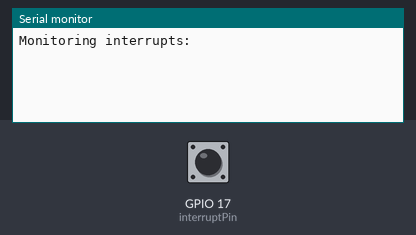
The sketch below on a simulated ESP32. Shown: the last lines printed to the serial monitor. The test bench sets the inputs (shaded band); at power-on: GPIO 17 (interruptPin) HIGH.

Above: at 1.2 s.
1.3 s: GPIO 17 (interruptPin) pulled LOW for 0.15 s
At 1.8 s:
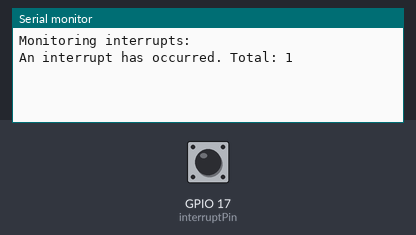
2.9 s: GPIO 17 (interruptPin) pulled LOW for 1 s
At 4.2 s:
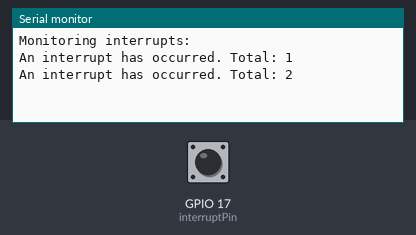
5.4 s: GPIO 17 (interruptPin) pulled LOW for 0.15 s
At 6.1 s:
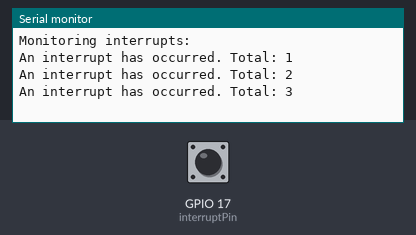

The sketch:

sketch_aug29a.ino
```cpp
/* Inside the attached function, delay() won’t work and the value
 * returned by millis() will not increment. Serial data received
 * while in the function may be lost. You should declare as volatile
 * any variables that you modify within the attached function.
 * See the section on ISRs below for more information
 */

#define interruptPin  17
volatile int interruptCounter = 0;
int numberOfInterrupts = 0;
portMUX_TYPE mux = portMUX_INITIALIZER_UNLOCKED;


void IRAM_ATTR handleInterrupt() {
  portENTER_CRITICAL_ISR(&mux);
  interruptCounter++;
  //delay(1);       //delay wont work as millis() don't increase
  portEXIT_CRITICAL_ISR(&mux);
}


void setup() {
  // put your setup code here, to run once:
  Serial.begin(115200);
  Serial.println("Monitoring interrupts: ");
  pinMode(interruptPin, INPUT_PULLUP);
  attachInterrupt(digitalPinToInterrupt(interruptPin), handleInterrupt, FALLING);
}

void loop() {
  // put your main code here, to run repeatedly:
  if(interruptCounter>0){

      portENTER_CRITICAL(&mux);
      interruptCounter--;
      portEXIT_CRITICAL(&mux);

      numberOfInterrupts++;
      Serial.print("An interrupt has occurred. Total: ");
      Serial.println(numberOfInterrupts);
  }
}
```

Measured:
- after the input at 1.3 s, the serial monitor: prints a new line at once (image 1)
- after the input at 2.9 s, the serial monitor: prints a new line at once (image 2)
- after the input at 5.4 s, the serial monitor: prints a new line at once (image 3)
